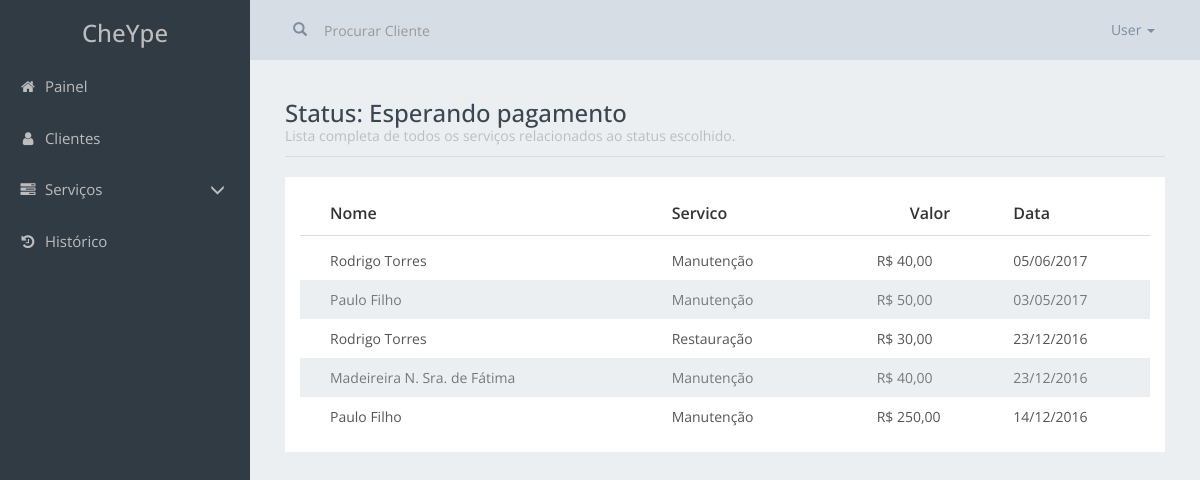
/listar_os.php?t=2 (signed in), run on the app's committed database.
### tables this page shows
CREATE TABLE IF NOT EXISTS `os` (
  `id` int(11) NOT NULL,
  `id_cliente` int(11) NOT NULL,
  `text_problema` text,
  `text_suporte` text,
  `valor` double NOT NULL,
  `valor_view` text NOT NULL,
  `data` date NOT NULL,
  `status` int(11) NOT NULL
);

CREATE TABLE IF NOT EXISTS `cliente` (
  `id` int(11) NOT NULL,
  `nome` varchar(150) NOT NULL,
  `fone1` varchar(20) NOT NULL,
  `fone2` varchar(20) DEFAULT NULL,
  `email` varchar(100) DEFAULT NULL,
  `endereco` varchar(250) DEFAULT NULL,
  `referencia` varchar(250) DEFAULT NULL,
  `bairro` varchar(100) DEFAULT NULL,
  `cidade` varchar(100) DEFAULT NULL
);

CREATE TABLE IF NOT EXISTS `servico` (
  `id` int(11) NOT NULL,
  `nome` varchar(100) NOT NULL
);

### include/conexao.php (called while the page is built)
<?php
function conexao(){
    $db_host = "mysql427.umbler.com";
    $db_nome = "bd_cheype";
    $db_usuario = "user_bd_cheype";
    $db_senha = ")F4/2Bk?9rR";
    try {
        $db = new PDO("mysql:host=$db_host;dbname=$db_nome", $db_usuario, $db_senha);
        $db->setAttribute(PDO::ATTR_ERRMODE, PDO::ERRMODE_EXCEPTION);
        $db->exec('SET NAMES utf8');
        return $db;
    } catch (PDOException $e) {
        echo 'ERROR: ' . $e->getMessage();
    }
}

### modelo/banco_servico.php (called while the page is built, shortened)
<?php
function listar_os($bd, $tipo) {
    $sql = $bd->prepare("SELECT `os`.id, `os`.text_problema, `os`.text_suporte, `os`.valor, `os`.valor_view, `os`.status, DATE_FORMAT(`os`.`data`,'%d/%m/%Y') AS data, `cliente`.nome, `servico`.nome AS servicoNome FROM `os_servico`
                          INNER JOIN `os` ON `os_servico`.id_os = `os`.id
                          INNER JOIN `cliente` ON `os`.id_cliente = `cliente`.id
                          INNER JOIN `servico` ON `os_servico`.id_servico = `servico`.id
                         WHERE `os`.status = ?
                         ORDER BY `os`.data DESC");
    $sql->bindValue(1, $tipo);
    $sql->execute();
    return $sql;
}

### listar_os.php (the view, shortened to what this page needs)
<?php
require_once "./include/conexao.php";
require_once "modelo/banco_servico.php";
$tipo = 1;
if (isset($_GET['t'])) {
    $tipo = $_GET['t'];
}
?>
<!DOCtype html>
<html lang="pt-BR">
    <head>
        <link href="css/bootstrap.min.css" rel="stylesheet" type="text/css"/>
        <link href="css/custom.css" rel="stylesheet" type="text/css"/>
        <link href="css/navbar_style.css" rel="stylesheet" type="text/css"/>
        <link rel="stylesheet" href="https://maxcdn.bootstrapcdn.com/font-awesome/4.5.0/css/font-awesome.min.css">
    </head>
    <body class="container-fluid">
        <?php require_once './include/aside.php'; ?>
        <section class="sessaoGeral">
            <?php require_once './include/navbar.php'; ?>
            <div class="row">
                <div class="col-md-12">
                    <div class="title-page">
                        <h3>Status:
                            <?php
                            if ($tipo == 1) {
                                echo 'Ativos';
                            } else if ($tipo == 2) {
                                echo 'Esperando pagamento';
                            }
                            ?>
                        </h3>
                        <span>Lista completa de todos os serviços relacionados ao status escolhido.</span>
                    </div>
                    <div class="list-group list-cliente">
                        <div class="list-group-item">
                            <div class="col-xs-6 col-sm-5">Nome</div>
                            <div class="col-xs-6 col-sm-3">Servico</div>
                            <div class="col-xs-0 col-sm-2 text-center hidden-xs">Valor</div>
                            <div class="col-xs-0 col-sm-2 hidden-xs">Data</div>
                            <div class="clearfix"></div>
                        </div>
                        <?php
                        $clientes = listar_os(conexao(), $tipo);
                        $id = '';
                        while ($c = $clientes->fetch(PDO::FETCH_OBJ)) {
                            if ($id == $c->id) {
                                $c = $clientes->fetch(PDO::FETCH_OBJ);
                            }else{
                            ?>
                            <a href="view_servico.php?s=<?= $c->id ?>" class="list-group-item">
                                <div class="col-xs-6 col-sm-5"><?= $c->nome ?></div>
                                <div class="col-xs-6 col-sm-3"><?= $c->servicoNome ?></div>
                                <div class="col-xs-6 col-sm-2"><?= $c->valor_view ?></div>
                                <div class="col-xs-6 col-sm-2"><?= $c->data ?></div>
                                <div class="clearfix"></div>
                            </a>
                            <?php $id = $c->id ?>
                            <?php }
                            }
                        ?>
                    </div>
                </div>
            </div>
            <footer style="height: 50px;"></footer>
        </section>
    </body>
</html>

### css/custom.css (style rules this page uses)
:root { --primeira-cor: #ECEFF1; --segunda-cor: #d7dde4; --terceira-cor: #313b44; --quarta-cor: #2d363f; --font-cor: #7e8e9f; --font-cor-destak: #3a4651; --font-inverse-cor: #BDBDBD; }
html, body { background-color: var(--primeira-cor) !important; }
html, body, p, a, h1, h2, h3, h4, h5, h6, input { font-family: 'Open Sans', sans-serif; }
.sessaoGeral { margin-left: 250px; }
.sessaoGeral > div.row { padding: 0 20px; }
.title-page { padding-bottom: 10px; border-bottom: 1px solid var(--segunda-cor); margin-bottom: 20px; }
.title-page h3 { margin-bottom: 0; color: var(--font-cor-destak); }
.title-page span { color: var(--font-inverse-cor); }
.list-cliente { list-style: none; border: none; border-radius: 0; padding: 15px; background-color: #fff; margin-bottom: 0; }
.list-cliente > div:first-child { font-size: 16px; font-weight: 600; border: none; border-bottom: 1px solid #d7dde4; margin-bottom: 5px }
.list-cliente a { border: none; border-radius: none; }
.list-cliente a:nth-child(odd) { color: #777; }
.list-cliente a:nth-child(odd) { background-color: var(--primeira-cor); }

### data on the page
os: id_cliente.nome "Rodrigo Torres", servico.nome "Manutenção", valor_view "R$ 40,00", data "05/06/2017"
os: id_cliente.nome "Paulo Filho", servico.nome "Manutenção", valor_view "R$ 50,00", data "03/05/2017"
os: id_cliente.nome "Rodrigo Torres", servico.nome "Restauração", valor_view "R$ 30,00", data "23/12/2016"
os: id_cliente.nome "Madeireira N. Sra. de Fátima", servico.nome "Manutenção", valor_view "R$ 40,00", data "23/12/2016"
os: id_cliente.nome "Paulo Filho", servico.nome "Manutenção", valor_view "R$ 250,00", data "14/12/2016"
